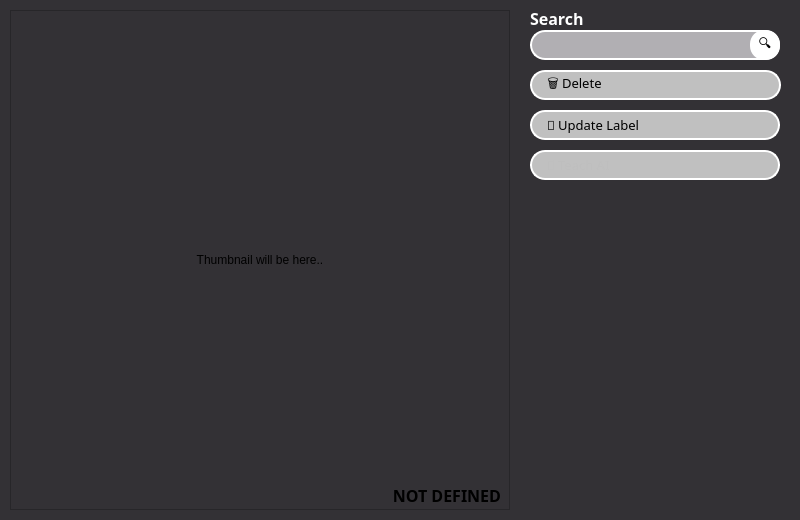
<?xml version="1.0" encoding="UTF-8"?>
<ui version="4.0">
 <class>MainWindow</class>
 <widget class="QMainWindow" name="MainWindow">
  <property name="geometry">
   <rect>
    <x>0</x>
    <y>0</y>
    <width>800</width>
    <height>520</height>
   </rect>
  </property>
  <property name="sizePolicy">
   <sizepolicy hsizetype="Preferred" vsizetype="Fixed">
    <horstretch>0</horstretch>
    <verstretch>0</verstretch>
   </sizepolicy>
  </property>
  <property name="minimumSize">
   <size>
    <width>750</width>
    <height>520</height>
   </size>
  </property>
  <property name="maximumSize">
   <size>
    <width>16777215</width>
    <height>16777215</height>
   </size>
  </property>
  <property name="font">
   <font>
    <family>Sitka Display</family>
    <pointsize>14</pointsize>
   </font>
  </property>
  <property name="windowTitle">
   <string>Jogja Barkas Instagram</string>
  </property>
  <property name="styleSheet">
   <string notr="true">QWidget {
	background-color: #333135;
}

QLabel#search_label {
	color: white;
}

QPushButton#teach_ai_btn,#update_btn,#delete_btn {
	text-align: left;
	padding: 0 0 0 15px;
	font-color: white;
	background-color: #c0c0c0;
	border-radius: 15px;
	border: solid;
	border-width: 2px;
	border-color: white;
}

QPushButton#search_btn {
	font-color: white;
	background-color: white;
	border-radius: 14px;
}

QLineEdit#lineEdit {
	color: white;
	background-color: #b1afb3;
	border-radius: 15px;
	border: solid;
	border-width: 2px;
	border-color: white;
	padding-left: 13px;
}</string>
  </property>
  <widget class="QWidget" name="centralwidget">
   <widget class="QLabel" name="image_container">
    <property name="geometry">
     <rect>
      <x>10</x>
      <y>10</y>
      <width>500</width>
      <height>500</height>
     </rect>
    </property>
    <property name="frameShape">
     <enum>QFrame::StyledPanel</enum>
    </property>
    <property name="text">
     <string>Thumbnail will be here..</string>
    </property>
    <property name="textFormat">
     <enum>Qt::PlainText</enum>
    </property>
    <property name="scaledContents">
     <bool>true</bool>
    </property>
    <property name="alignment">
     <set>Qt::AlignCenter</set>
    </property>
   </widget>
   <widget class="QPushButton" name="search_btn">
    <property name="geometry">
     <rect>
      <x>750</x>
      <y>30</y>
      <width>30</width>
      <height>30</height>
     </rect>
    </property>
    <property name="font">
     <font>
      <family>Space Mono</family>
      <pointsize>10</pointsize>
      <weight>50</weight>
      <bold>false</bold>
      <kerning>true</kerning>
     </font>
    </property>
    <property name="cursor">
     <cursorShape>PointingHandCursor</cursorShape>
    </property>
    <property name="styleSheet">
     <string notr="true"/>
    </property>
    <property name="text">
     <string>🔍</string>
    </property>
   </widget>
   <widget class="QLineEdit" name="lineEdit">
    <property name="geometry">
     <rect>
      <x>530</x>
      <y>30</y>
      <width>250</width>
      <height>30</height>
     </rect>
    </property>
    <property name="font">
     <font>
      <pointsize>11</pointsize>
     </font>
    </property>
    <property name="inputMask">
     <string/>
    </property>
   </widget>
   <widget class="QPushButton" name="delete_btn">
    <property name="geometry">
     <rect>
      <x>530</x>
      <y>70</y>
      <width>251</width>
      <height>30</height>
     </rect>
    </property>
    <property name="font">
     <font>
      <family>Space Mono</family>
      <pointsize>10</pointsize>
      <weight>50</weight>
      <bold>false</bold>
      <kerning>true</kerning>
     </font>
    </property>
    <property name="cursor">
     <cursorShape>PointingHandCursor</cursorShape>
    </property>
    <property name="styleSheet">
     <string notr="true">QPushButton:pressed{
	background-color: #808080;
}</string>
    </property>
    <property name="text">
     <string>🗑 Delete</string>
    </property>
   </widget>
   <widget class="QPushButton" name="update_btn">
    <property name="enabled">
     <bool>true</bool>
    </property>
    <property name="geometry">
     <rect>
      <x>530</x>
      <y>110</y>
      <width>250</width>
      <height>30</height>
     </rect>
    </property>
    <property name="font">
     <font>
      <family>Space Mono</family>
      <pointsize>10</pointsize>
      <weight>50</weight>
      <bold>false</bold>
      <kerning>true</kerning>
     </font>
    </property>
    <property name="cursor">
     <cursorShape>PointingHandCursor</cursorShape>
    </property>
    <property name="styleSheet">
     <string notr="true">QPushButton:pressed{
	background-color: #808080;
}</string>
    </property>
    <property name="text">
     <string>🔄 Update Label</string>
    </property>
   </widget>
   <widget class="QLabel" name="search_label">
    <property name="geometry">
     <rect>
      <x>530</x>
      <y>10</y>
      <width>91</width>
      <height>16</height>
     </rect>
    </property>
    <property name="font">
     <font>
      <family>Space Mono</family>
      <pointsize>12</pointsize>
      <weight>75</weight>
      <bold>true</bold>
     </font>
    </property>
    <property name="text">
     <string>Search</string>
    </property>
   </widget>
   <widget class="QPushButton" name="teach_ai_btn">
    <property name="enabled">
     <bool>false</bool>
    </property>
    <property name="geometry">
     <rect>
      <x>530</x>
      <y>150</y>
      <width>250</width>
      <height>30</height>
     </rect>
    </property>
    <property name="font">
     <font>
      <family>Space Mono</family>
      <pointsize>10</pointsize>
      <weight>50</weight>
      <bold>false</bold>
      <kerning>true</kerning>
     </font>
    </property>
    <property name="cursor">
     <cursorShape>PointingHandCursor</cursorShape>
    </property>
    <property name="styleSheet">
     <string notr="true">QPushButton:pressed{
	background-color: #808080;
}</string>
    </property>
    <property name="text">
     <string>🤖 Teach AI</string>
    </property>
   </widget>
   <widget class="QLabel" name="status_label">
    <property name="geometry">
     <rect>
      <x>380</x>
      <y>485</y>
      <width>121</width>
      <height>20</height>
     </rect>
    </property>
    <property name="font">
     <font>
      <family>Space Mono</family>
      <pointsize>12</pointsize>
      <weight>75</weight>
      <bold>true</bold>
     </font>
    </property>
    <property name="text">
     <string>NOT DEFINED</string>
    </property>
    <property name="alignment">
     <set>Qt::AlignRight|Qt::AlignTrailing|Qt::AlignVCenter</set>
    </property>
   </widget>
   <zorder>image_container</zorder>
   <zorder>lineEdit</zorder>
   <zorder>delete_btn</zorder>
   <zorder>update_btn</zorder>
   <zorder>search_label</zorder>
   <zorder>teach_ai_btn</zorder>
   <zorder>status_label</zorder>
   <zorder>search_btn</zorder>
  </widget>
 </widget>
 <resources/>
 <connections/>
</ui>
